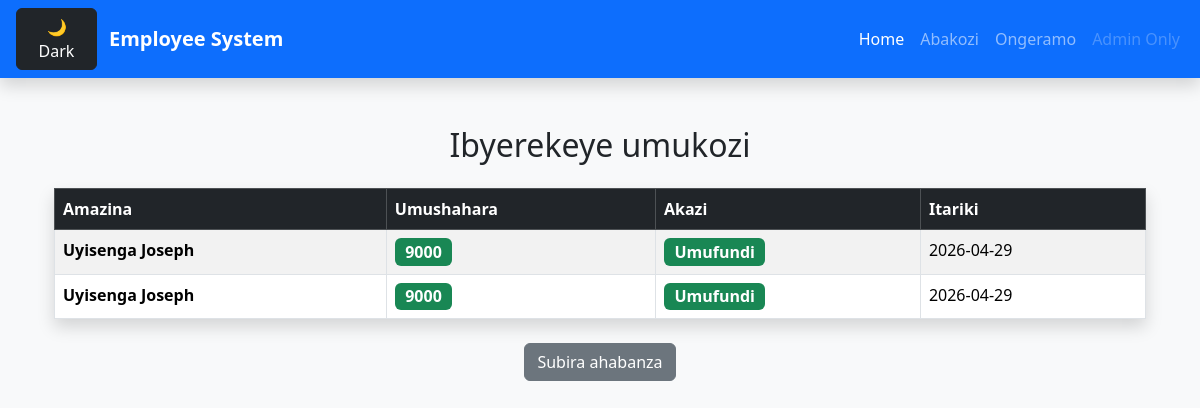
/detail/1, run on the app's committed database.
### employees/models.py (models this page shows, shortened)
class Umushahara(models.Model):
    umukozi = models.ForeignKey(Abakozi, on_delete=models.CASCADE)
    umushahara = models.IntegerField()
    igihe = models.DateField()

class Abakozi(models.Model):
    first_name = models.CharField(max_length=100, null=True)
    last_name = models.CharField(max_length=100, null=True)
    akazi = models.CharField(max_length=100)
    arakora = models.BooleanField(default=True)
    itariki = models.DateTimeField()

### employees/views.py (the view)
# urls.py: path("detail/<int:id>", views.detail, name = 'detail'),
def detail(request, id):
    details = Umushahara.objects.filter(umukozi_id = id)
    return render(request, 'employees/detail.html', {'mydetails':details})

### employees/templates/employees/detail.html (shortened to what this page needs)
{% extends 'employees/index.html' %}
{% block content %}
<div class="container mt-4">
    <h2 class="text-center mb-4">Ibyerekeye umukozi</h2>
    <table class="table table-bordered table-striped table-hover shadow">
        <thead class="table-dark">
            <tr>
                <th>Amazina</th>
                <th>Umushahara</th>
                <th>Akazi</th>
                <th>Itariki</th>
            </tr>
        </thead>
        <tbody>
            {% for x in mydetails %}
            <tr>
                <td>
                    <strong>
                        {{ x.umukozi.first_name }} {{ x.umukozi.last_name }}
                    </strong>
                </td>
                <td>
                    <span class="badge bg-success fs-6">
                        {{ x.umushahara }}
                    </span>
                </td>
                <td>
                    <span class="badge bg-success fs-6">
                        {{ x.umukozi.akazi }}
                    </span>
                </td>
                <td>
                    {{ x.igihe|date:"Y-m-d" }}
                </td>
            </tr>
            {% endfor %}
        </tbody>
    </table>
    <div class="text-center mt-4">
        <a href="{% url 'home' %}" class="btn btn-secondary">
            Subira ahabanza
        </a>
    </div>
</div>
{% endblock %}

### data on the page
Umushahara: umukozi.first_name "Uyisenga", umukozi.last_name "Joseph", umushahara "9000", umukozi.akazi "Umufundi", igihe "2026-04-29"
Umushahara: umukozi.first_name "Uyisenga", umukozi.last_name "Joseph", umushahara "9000", umukozi.akazi "Umufundi", igihe "2026-04-29"
